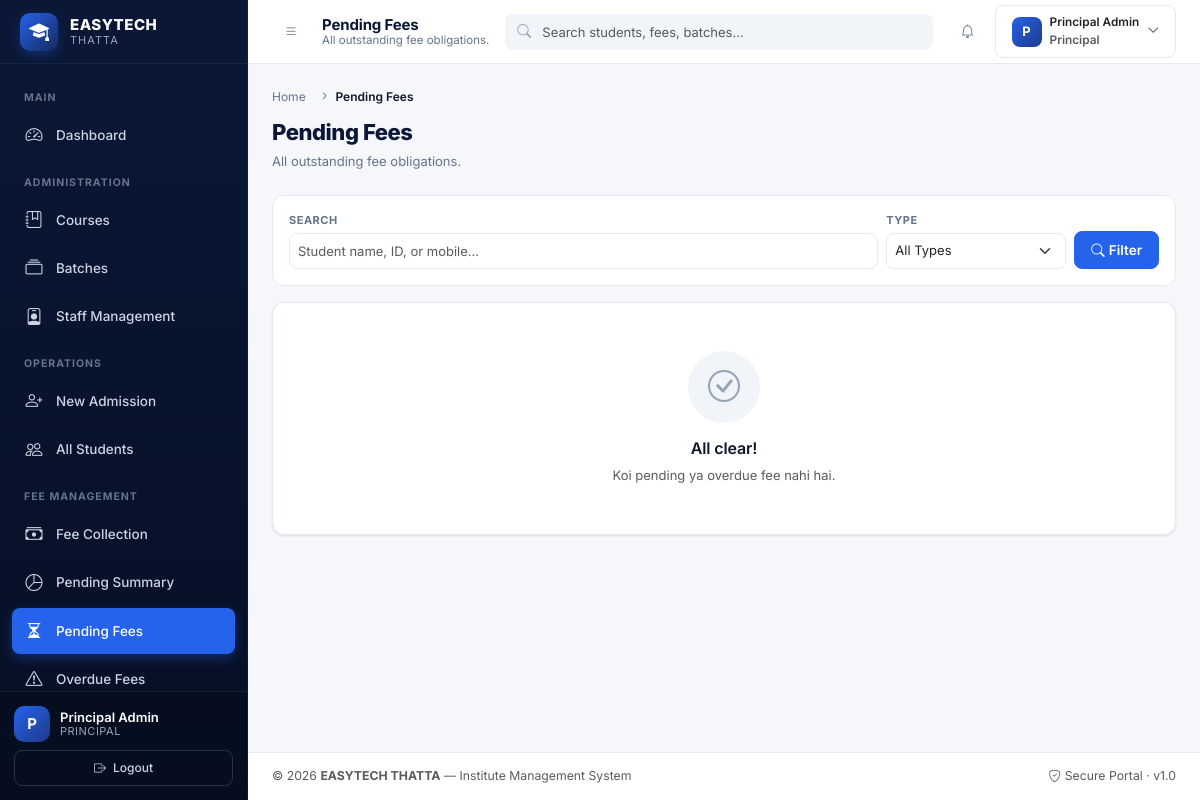
The app's page /fees/pending/ (signed in) with its own data.
### accounts/models.py (models this page shows, shortened)
class CustomUser(AbstractBaseUser, PermissionsMixin):
    ROLE_STAFF = 'staff'
    ROLE_PRINCIPAL = 'principal'
    ROLE_STUDENT = 'student'
    ROLE_CHOICES = (
        ('staff', 'Staff'),
        ('principal', 'Principal'),
        ('student', 'Student'),  # <--- YEH NAYA ROLE HAI
    )
    linked_student = models.OneToOneField(
        'students.Student',
        on_delete=models.CASCADE,
        null=True,
        blank=True,
        related_name='user_account',
        help_text="Link to the student profile if this is a student account."
    )
    username = models.CharField(
        max_length=50,
        unique=True,
        db_index=True,
        help_text="Login username (e.g., staff01, principal01).",
    )
    full_name = models.CharField(
        max_length=150,
        blank=True,
        help_text="Display name shown across the dashboard.",
    )
    phone = models.CharField(
        max_length=20,
        blank=True,
        help_text="Contact number (optional).",
    )
    role = models.CharField(
        max_length=20,
        choices=ROLE_CHOICES,
        default=ROLE_STAFF,
        db_index=True,
        help_text="Determines portal access: Staff or Principal.",
    )
    is_staff = models.BooleanField(
        default=False,
        help_text="Grants access to Django admin site.",
    )
    is_active = models.BooleanField(
        default=True,
        help_text="Inactive users cannot log in.",
    )
    date_joined = models.DateTimeField(default=timezone.now, editable=False)
    last_login = models.DateTimeField(blank=True, null=True, editable=False)
    objects = CustomUserManager()
    USERNAME_FIELD = 'username'
    REQUIRED_FIELDS = []  # createsuperuser will only prompt for username + password
    class Meta:
        ordering = ['-date_joined']
        verbose_name = 'User'
        verbose_name_plural = 'Users'
        indexes = [
            models.Index(fields=['role', 'is_active']),
        ]
    @property
    def is_principal(self) -> bool:
        return self.role == self.ROLE_PRINCIPAL
    def get_short_name(self) -> str:
        return self.full_name.split(' ')[0] if self.full_name else self.username
    def get_full_name(self) -> str:
        return self.full_name.strip() or self.username

### fees/views.py (the view, shortened to what this page needs)
# urls.py: path('pending/', views.pending_fees, name='pending_fees'),
@any_portal_user
@require_http_methods(["GET"])
def pending_fees(request):
    q = (request.GET.get('q') or '').strip()
    type_filter = request.GET.get('type', '')
    qs = (
        FeeObligation.objects
        .select_related('student__course', 'student__batch')
        .filter(status__in=C.OPEN_STATUSES)
        .order_by('due_date', 'student__student_name')
    )
    if q:
        qs = qs.filter(
            Q(student__student_name__icontains=q)
            | Q(student__student_id__icontains=q)
            | Q(student__student_mobile__icontains=q)
        )
    if type_filter and type_filter in dict(C.TYPE_CHOICES):
        qs = qs.filter(obligation_type=type_filter)
    total_pending = C.ZERO
    total_overdue = C.ZERO
    pending_list = []
    context = {
        'page_title': 'Pending Fees',
        'page_subtitle': 'All outstanding fee obligations.',
        'active_menu': 'pending_fees',
        'obligations': pending_list,
        'total_pending': total_pending,
        'total_overdue': total_overdue,
        'search_query': q,
        'type_filter': type_filter,
        'type_choices': C.TYPE_CHOICES,
        'crumbs': [
            {'label': 'Home', 'url': reverse('accounts:redirect_after_login')},
            {'label': 'Pending Fees'},
        ],
    }
    return render(request, 'fees/obligations_list.html', context)

### templates/fees/obligations_list.html (shortened to what this page needs)
{% extends 'base/base.html' %}
{% block content %}
{% include 'base/partials/page-header.html' with title=page_title description=page_subtitle %}
<div class="filter-bar">
    <form method="get" class="d-flex flex-wrap gap-2 flex-grow-1 align-items-end">
        <div class="filter-group flex-grow-1" style="min-width: 220px;">
            <label class="filter-label">Search</label>
            <input type="search"
                   name="q"
                   class="form-control"
                   placeholder="Student name, ID, or mobile…"
                   value="{{ search_query }}"
                   autocomplete="off">
        </div>
        {% if type_choices %}
            <div class="filter-group" style="min-width: 180px;">
                <label class="filter-label">Type</label>
                <select name="type" class="form-select">
                    <option value="">All Types</option>
                </select>
            </div>
        {% endif %}
        <div class="filter-actions">
            <button type="submit" class="btn btn-primary">
                <i class="bi bi-search me-1"></i>Filter
            </button>
        </div>
    </form>
</div>
<div class="app-card">
    <div class="app-card-body p-0">
        {% if obligations %}
            <div class="table-responsive">
                <table class="table app-table table-hover mb-0">
                    <thead>
                        <tr>
                            <th>Student</th>
                            <th style="width: 150px;">Type / Month</th>
                            <th style="width: 120px;">Due Date</th>
                            <th class="text-end" style="width: 110px;">Amount</th>
                            <th class="text-end" style="width: 110px;">Paid</th>
                            <th class="text-end" style="width: 120px;">Outstanding</th>
                            <th style="width: 110px;">Status</th>
                            <th class="text-end" style="width: 130px;">Actions</th>
                        </tr>
                    </thead>
                    <tbody>
                        {% for obl in obligations %}
                            <tr>
                                <td>
                                    <a href="{% url 'students:detail' obl.student.pk %}"
                                       class="fw-semibold text-decoration-none">
                                        {{ obl.student.student_name }}
                                    </a>
                                    <div class="text-muted text-tiny">{{ obl.student.student_id }}</div>
                                    <div class="text-muted text-tiny">{{ obl.student.student_mobile }}</div>
                                </td>
                                <td>
                                    <div class="text-small">{{ obl.get_obligation_type_display }}</div>
                                    {% if obl.obligation_month %}
                                        <div class="text-muted text-tiny">{{ obl.month_label }}</div>
                                    {% endif %}
                                </td>
                                <td>
                                    <span class="text-small {% if obl.is_overdue %}text-danger fw-semibold{% endif %}">
                                        {{ obl.due_date|date:"d M Y" }}
                                    </span>
                                    {% if obl.is_overdue %}
                                        <div class="text-tiny text-danger">{{ obl.days_overdue }}d late</div>
                                    {% endif %}
                                </td>
                                <td class="text-end"><span class="text-small">Rs. {{ obl.amount|floatformat:0 }}</span></td>
                                <td class="text-end"><span class="text-small text-success">Rs. {{ obl.paid_amount|floatformat:0 }}</span></td>
                                <td class="text-end fw-semibold">
                                    <span class="{% if obl.is_overdue %}text-danger{% else %}text-warning{% endif %}">
                                        Rs. {{ obl.outstanding_amount|floatformat:0 }}
                                    </span>
                                </td>
                                <td>
                                    {% with status=obl.effective_status %}
                                        {% if status == 'overdue' %}
                                            <span class="badge-status badge-danger">Overdue</span>
                                        {% elif status == 'partial' %}
                                            <span class="badge-status badge-info">Partial</span>
                                        {% else %}
                                            <span class="badge-status badge-warning">Pending</span>
                                        {% endif %}
                                    {% endwith %}
                                </td>
                                <td class="text-end">
                                    <div class="row-actions d-inline-flex">
                                        <a href="{% url 'fees:obligation_detail' obl.pk %}"
                                           class="btn btn-icon-sm" title="View">
                                            <i class="bi bi-eye"></i>
                                        </a>
                                        <a href="{% url 'fees:record_payment' obl.pk %}"
                                           class="btn btn-icon-sm" title="Record Payment">
                                            <i class="bi bi-cash-coin"></i>
                                        </a>
                                    </div>
                                </td>
                            </tr>
                        {% endfor %}
                    </tbody>
                </table>
            </div>
        {% else %}
            {% include 'base/partials/empty-state.html' with icon="check-circle" title="All clear!" message="Koi pending ya overdue fee nahi hai." %}
        {% endif %}
    </div>
</div>
{% endblock %}

### templates/base/partials/sidebar.html (shortened to what this page needs)
{% load static %}
<aside class="app-sidebar" id="appSidebar" aria-label="Sidebar navigation">
    <div class="sidebar-brand">
        <div class="sidebar-brand-icon">
            <i class="bi bi-mortarboard-fill"></i>
        </div>
        <div class="sidebar-brand-text">
            <span class="brand-name">EASYTECH</span>
            <span class="brand-sub">Thatta</span>
        </div>
    </div>
    <nav class="sidebar-nav">
        <div class="nav-section">Main</div>
                {% if request.user.role == 'student' %}
            <div class="nav-section">My Portal</div>
            <a href="{% url 'dashboard:student' %}"
               class="nav-link {% if active_menu == 'dashboard' %}active{% endif %}">
                <i class="bi bi-speedometer2"></i>
                <span>My Dashboard</span>
            </a>
            <a href="{% url 'dashboard:student_profile' %}"
               class="nav-link {% if active_menu == 'profile' %}active{% endif %}">
                <i class="bi bi-person-vcard"></i>
                <span>My Profile</span>
            </a>
            <a href="{% url 'dashboard:student_ledger' %}"
               class="nav-link {% if active_menu == 'ledger' %}active{% endif %}">
                <i class="bi bi-receipt"></i>
                <span>My Fee Ledger</span>
            </a>
            <a href="{% url 'dashboard:student_print' %}" target="_blank"
               class="nav-link">
                <i class="bi bi-printer"></i>
                <span>Print Admission Form</span>
            </a>
        {% elif request.user.is_principal %}
            <a href="{% url 'dashboard:principal' %}"
               class="nav-link {% if active_menu == 'dashboard' %}active{% endif %}">
                <i class="bi bi-speedometer2"></i>
                <span>Dashboard</span>
            </a>
            <div class="nav-section">Administration</div>
            <a href="{% url 'courses:list' %}"
               class="nav-link {% if active_menu == 'courses' %}active{% endif %}">
                <i class="bi bi-journal-bookmark"></i>
                <span>Courses</span>
            </a>
            <a href="{% url 'batches:list' %}"
               class="nav-link {% if active_menu == 'batches' %}active{% endif %}">
                <i class="bi bi-collection"></i>
                <span>Batches</span>
            </a>
            <a href="{% url 'staff:list' %}"
               class="nav-link {% if active_menu == 'staff' %}active{% endif %}">
                <i class="bi bi-person-badge"></i>
                <span>Staff Management</span>
            </a>
            <div class="nav-section">Operations</div>
            <a href="{% url 'students:create' %}"
               class="nav-link {% if active_menu == 'new_admission' %}active{% endif %}">
                <i class="bi bi-person-plus"></i>
                <span>New Admission</span>
            </a>
            <a href="{% url 'students:list' %}"
               class="nav-link {% if active_menu == 'students' %}active{% endif %}">
                <i class="bi bi-people"></i>
                <span>All Students</span>
            </a>
            <div class="nav-section">Fee Management</div>
            <a href="{% url 'fees:collection_dashboard' %}"
               class="nav-link {% if active_menu == 'fee_collection' %}active{% endif %}">
                <i class="bi bi-cash-stack"></i>
                <span>Fee Collection</span>
            </a>
            <a href="{% url 'fees:pending_summary' %}"
               class="nav-link {% if active_menu == 'pending_summary' %}active{% endif %}">
                <i class="bi bi-pie-chart"></i>
                <span>Pending Summary</span>
            </a>
            <a href="{% url 'fees:pending_fees' %}"
               class="nav-link {% if active_menu == 'pending_fees' %}active{% endif %}">
                <i class="bi bi-hourglass-split"></i>
                <span>Pending Fees</span>
            </a>
            <a href="{% url 'fees:overdue_fees' %}"
               class="nav-link {% if active_menu == 'overdue_fees' %}active{% endif %}">
                <i class="bi bi-exclamation-triangle"></i>
                <span>Overdue Fees</span>
            </a>
        {% endif %}
    </nav>
    <div class="sidebar-footer">
        <div class="sidebar-user">
            <div class="user-avatar">
                {{ request.user.get_short_name|slice:":1"|upper }}
            </div>
            <div class="user-info">
                <span class="user-name">{{ request.user.get_full_name }}</span>
                <span class="user-role">{{ request.user.get_role_display }}</span>
            </div>
        </div>
        <form method="post" action="{% url 'accounts:logout' %}" class="mt-2">
            <button type="submit" class="btn btn-sm btn-outline-light w-100">
                <i class="bi bi-box-arrow-right me-1"></i> Logout
            </button>
        </form>
    </div>
</aside>

### templates/base/partials/navbar.html (shortened to what this page needs)
<header class="app-navbar" role="banner">
    <div class="navbar-left">
        <button class="btn btn-icon" id="sidebarToggle" type="button" aria-label="Toggle sidebar">
            <i class="bi bi-list"></i>
        </button>
        <div class="navbar-title-wrap">
            <h1 class="navbar-title">{{ page_title|default:"Dashboard" }}</h1>
            {% if page_subtitle %}
                <p class="navbar-subtitle">{{ page_subtitle }}</p>
            {% endif %}
        </div>
    </div>
    {% include 'base/partials/search.html' %}
    <div class="navbar-right">
        {% include 'base/partials/notifications.html' %}
        <div class="dropdown">
            <button class="btn btn-profile d-flex align-items-center gap-2"
                    type="button"
                    data-bs-toggle="dropdown"
                    aria-expanded="false">
                <span class="user-avatar-sm">
                    {{ request.user.get_short_name|slice:":1"|upper }}
                </span>
                <span class="d-none d-md-inline text-start">
                    <span class="d-block small fw-semibold">{{ request.user.get_full_name }}</span>
                    <span class="d-block small text-muted">{{ request.user.get_role_display }}</span>
                </span>
                <i class="bi bi-chevron-down small"></i>
            </button>
        </div>
    </div>
</header>

### records on screen
CustomUser: user.get_short_name "P", user.get_full_name "Principal Admin", user.role "PRINCIPAL", user.role "Principal"

### other values on screen
{{ page_title|default:"Dashboard" }} "Pending Fees"
{{ page_subtitle }} "All outstanding fee obligations."
{{ crumb.label }} "Home"
{{ crumb.label }} "Pending Fees"
{{ title|default:"Untitled Page" }} "Pending Fees"
{{ description }} "All outstanding fee obligations."
{{ title|default:"Nothing here yet" }} "All clear!"
{{ message }} "Koi pending ya overdue fee nahi hai."
